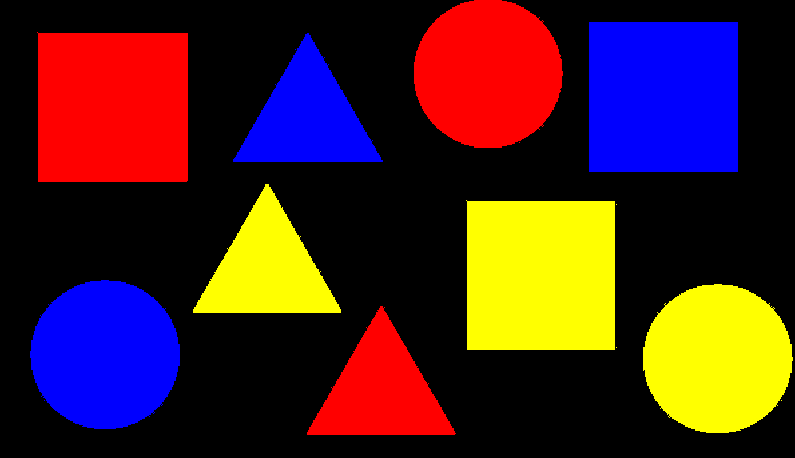
//> input picture outline_selection/src/image.png, 795 x 458 px
$ ./main   (built with g++ and OpenCV 4)
//> lines starting //> are read from the running program, lines starting //| are printed output that depends on the picture; after the words box and inside, x2 and y2 are one past the last pixel; in counts of white or black regions, pixels touching at a corner belong together
#include <opencv2/opencv.hpp>
#include <iostream>

void labelShape(cv::Mat& image, std::vector<cv::Point>& contour) {
    double area = cv::contourArea(contour);
    if (area < 100) return;

    std::string shape;
    cv::Rect boundingBox = cv::boundingRect(contour);
    cv::Point textPosition = boundingBox.tl() + cv::Point(50, 70);

    std::vector<cv::Point> approx;
    cv::approxPolyDP(contour, approx, 0.02 * cv::arcLength(contour, true), true);

    if (approx.size() == 3) {
        shape = "triangle";
    } else if (approx.size() == 4) {
        shape = "square";
    } else {
        shape = "circle";
    }

    cv::putText(image, shape, textPosition, cv::FONT_HERSHEY_SIMPLEX, 0.5, cv::Scalar(255, 255, 255));
}

int main() {
    cv::Mat src = cv::imread("../../src/image.png");
//> src is the input picture: 458 rows x 795 cols, CV_8UC3; mean B, G, R 34.8, 34.6, 69.4
    if (src.empty()) {
        std::cerr << "Ошибка: не удалось загрузить изображение!" << std::endl;
        return -1;
    }

    cv::Mat gray, blurred, edges, hsv, mask, combined;
    cv::cvtColor(src, gray, cv::COLOR_BGR2GRAY);
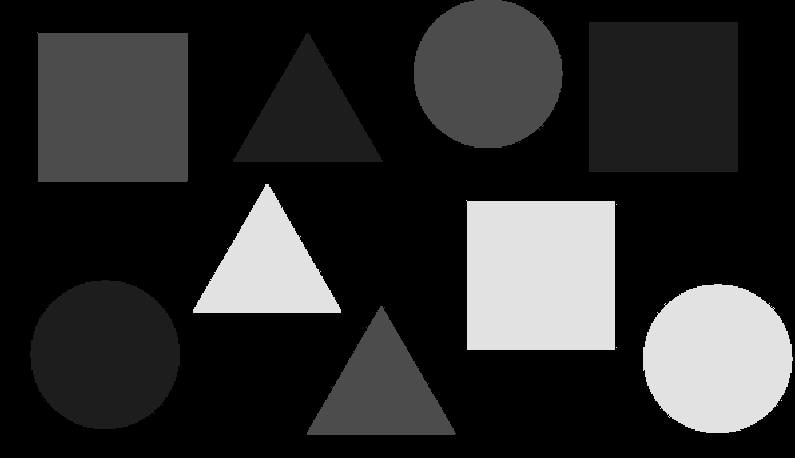
//> gray: 458 rows x 795 cols, CV_8UC1; min 0, max 226, mean 45
    cv::GaussianBlur(gray, blurred, cv::Size(5, 5), 1.5);
    cv::Canny(blurred, edges, 50, 150);
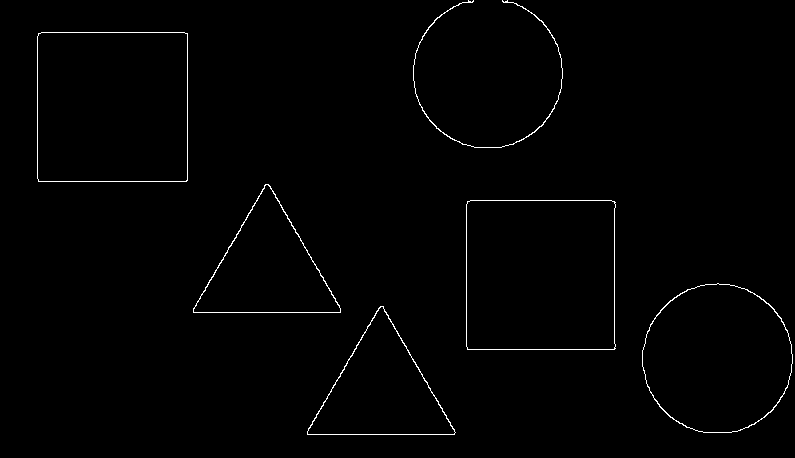
//> edges: 458 rows x 795 cols, CV_8UC1; 0.91% white in thin lines or dots

    cv::cvtColor(src, hsv, cv::COLOR_BGR2HSV);
//> hsv: 458 rows x 795 cols, CV_8UC3; mean H, S, V 20.5, 104.3, 104.3
    cv::inRange(hsv, cv::Scalar(100, 100, 50), cv::Scalar(140, 255, 255), mask);
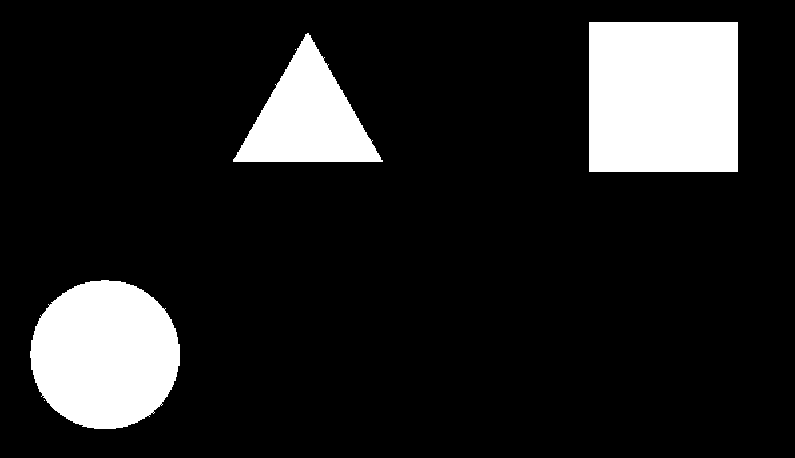
//> mask: 458 rows x 795 cols, CV_8UC1; 13.7% white; 5 white regions (2 under 20 px), largest, box (x1, y1, x2, y2) and area: (589, 22, 738, 172) 22350, (30, 280, 180, 429) 17512, (233, 33, 383, 162) 9869
    cv::bitwise_or(edges, mask, combined);
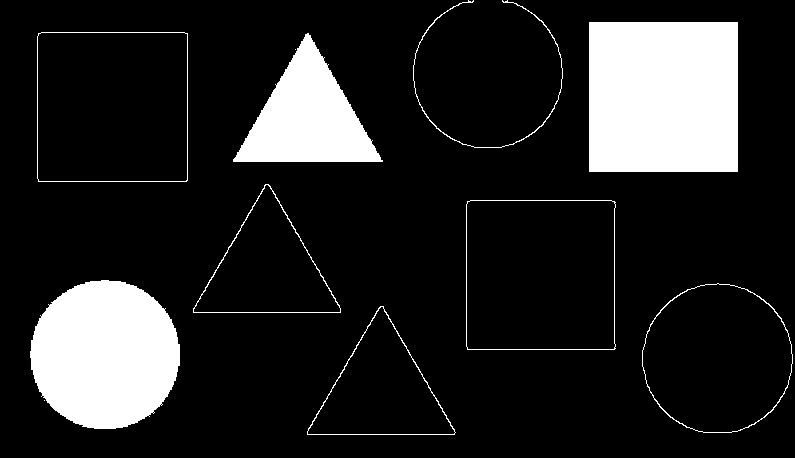
//> combined: 458 rows x 795 cols, CV_8UC1; 14.6% white; 11 white regions (2 under 20 px)

    std::vector<std::vector<cv::Point>> contours;
    cv::findContours(combined, contours, cv::RETR_TREE, cv::CHAIN_APPROX_SIMPLE);
//> contours = 18 contours, 4 with area under 20; largest, box (x1, y1, x2, y2) and area: (37, 32, 188, 182) 22338, (37, 32, 188, 182) 22336, (589, 22, 738, 172) 22052, (466, 200, 616, 350) 22050, (466, 200, 616, 350) 22046

    cv::Mat contourImage = cv::Mat::zeros(src.size(), CV_8UC3);
    cv::drawContours(contourImage, contours, -1, cv::Scalar(0, 255, 0), 2);
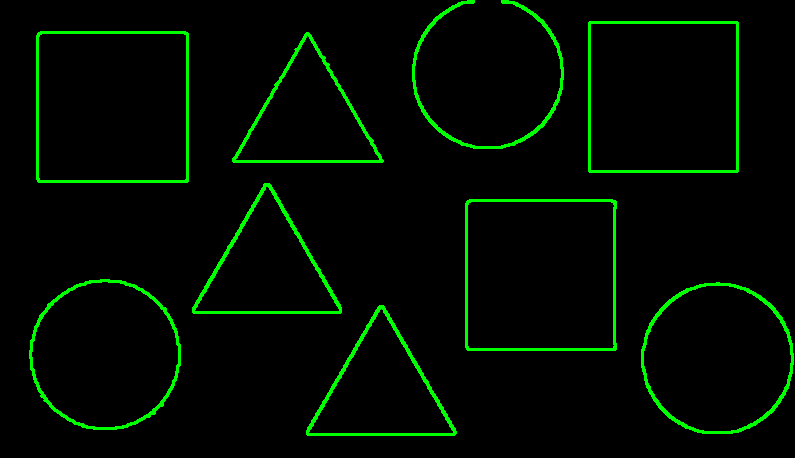
//> contourImage: 458 rows x 795 cols, CV_8UC3; mean B, G, R 0, 10.6, 0

    for (auto& contour : contours) {
        labelShape(contourImage, contour);
    }
//> this loop made 18 passes
//> (area in labelShape, boundingBox in labelShape, textPosition in labelShape, approx in labelShape) on passes 2, 3, 11, 12, 14, 15: (9853, Rect(307, 306, 149, 129), Point(357, 376), 3 Points (x, y): [380, 306], [307, 434], [454, 434]), (9735, Rect(307, 306, 149, 129), Point(357, 376), 3 Points (x, y): [382, 306], [455, 432], [308, 434]), (9879, Rect(193, 184, 148, 129), Point(243, 254), 3 Points (x, y): [265, 184], [193, 312], [340, 312]), (9759, Rect(193, 184, 148, 129), Point(243, 254), 3 Points (x, y): [266, 184], [339, 312], [193, 311]), (9645.5, Rect(233, 33, 150, 129), Point(283, 103), 3 Points (x, y): [233, 159], [382, 161], [308, 33]), (22338.5, Rect(37, 32, 151, 150), Point(87, 102), 4 Points (x, y): [38, 33], [38, 181], [187, 180], [187, 33])
//> (area in labelShape, boundingBox in labelShape, textPosition in labelShape) on passes 4, 5, 6, 9, 10, 17: (17544, Rect(642, 283, 151, 150), Point(692, 353)), (17424, Rect(642, 283, 151, 150), Point(692, 353)), (17274.5, Rect(30, 280, 150, 149), Point(80, 350)), (22050, Rect(466, 200, 150, 150), Point(516, 270)), (22046, Rect(466, 200, 150, 150), Point(516, 270)), (22052, Rect(589, 22, 149, 150), Point(639, 92))
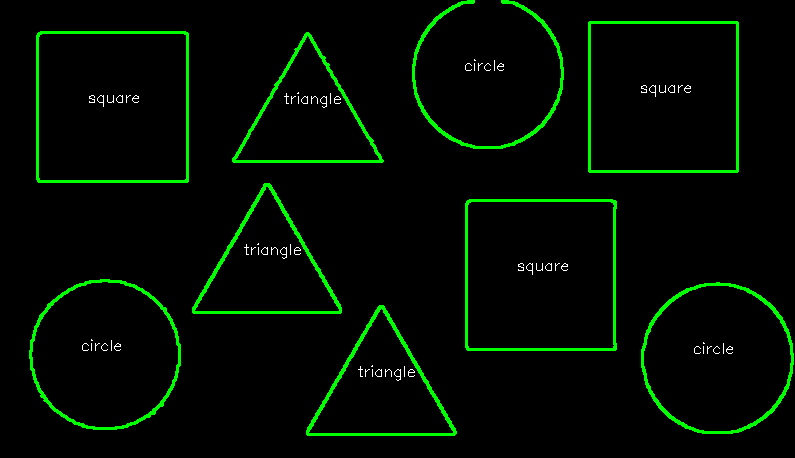
//> contourImage: 458 rows x 795 cols, CV_8UC3; 0.29% of pixels changed, all inside (x1, y1, x2, y2) = (82, 59, 733, 381)

    cv::imshow("original image", src);
    cv::imshow("countours", contourImage);

    cv::imwrite("../../res/result.png", contourImage);

    cv::waitKey(0);

    return 0;
}

$ run again, with outline_selection/src/example.png copied over outline_selection/src/image.png
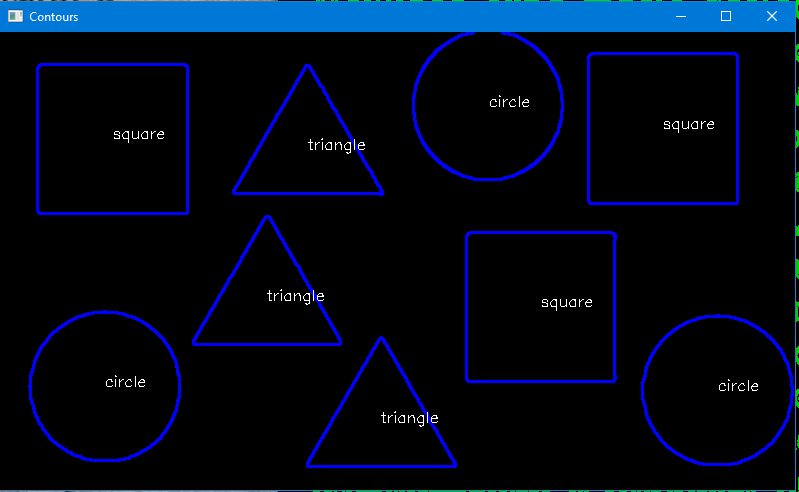
//> input picture outline_selection/src/example.png, 799 x 492 px
//> src is the input picture: 492 rows x 799 cols, CV_8UC3; mean B, G, R 24.6, 9.5, 1.3
//> `cv::Canny(blurred, edges, 50, 150);`:
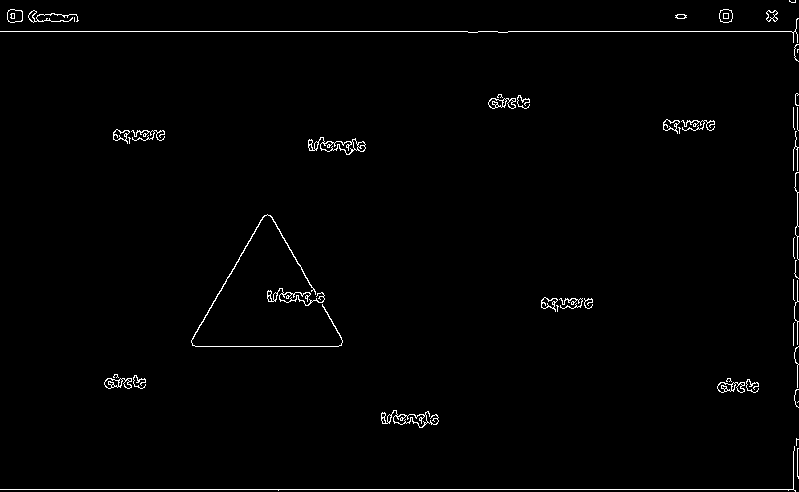
//> edges: 492 rows x 799 cols, CV_8UC1; 1.3% white in thin lines or dots
//> hsv: 492 rows x 799 cols, CV_8UC3; mean H, S, V 11.5, 27, 25.3
//> mask: 492 rows x 799 cols, CV_8UC1; 10.2% white; 13 white regions (3 under 20 px), largest, box (x1, y1, x2, y2) and area: (0, 1, 796, 491) 27060, (587, 52, 739, 205) 1786, (36, 63, 189, 215) 1786
//> combined: 492 rows x 799 cols, CV_8UC1; 11.2% white; 33 white regions (9 under 20 px)
//> contours = 136 contours, 81 with area under 20; largest, box (x1, y1, x2, y2) and area: (0, 0, 799, 492) 61148, (36, 63, 189, 215) 22939, (587, 52, 739, 205) 22939, (465, 231, 617, 383) 22649, (38, 65, 187, 213) 21743
//> the loop `for (auto& contour : contours)` made 136 passes
//> (area in labelShape, boundingBox in labelShape, textPosition in labelShape) on passes 3, 10, 15, 16, 17, 18, 27, 28: (10460, Rect(306, 336, 151, 132), Point(356, 406)), (232, Rect(393, 414, 35, 14), Point(443, 484)), (8943.5, Rect(308, 339, 146, 127), Point(358, 409)), (18132.5, Rect(28, 310, 153, 152), Point(78, 380)), (16937.5, Rect(31, 313, 148, 147), Point(81, 383)), (182, Rect(104, 378, 28, 11), Point(154, 448)), (22649, Rect(465, 231, 152, 152), Point(515, 301)), (21451, Rect(467, 233, 148, 148), Point(517, 303))
//> after the loop `for (auto& contour : contours)`:
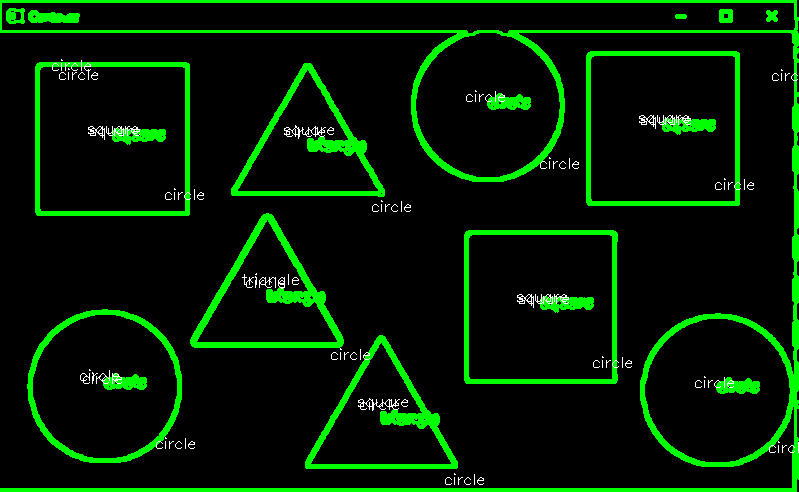
//> contourImage: 492 rows x 799 cols, CV_8UC3; mean B, G, R 1.7, 29, 1.7
